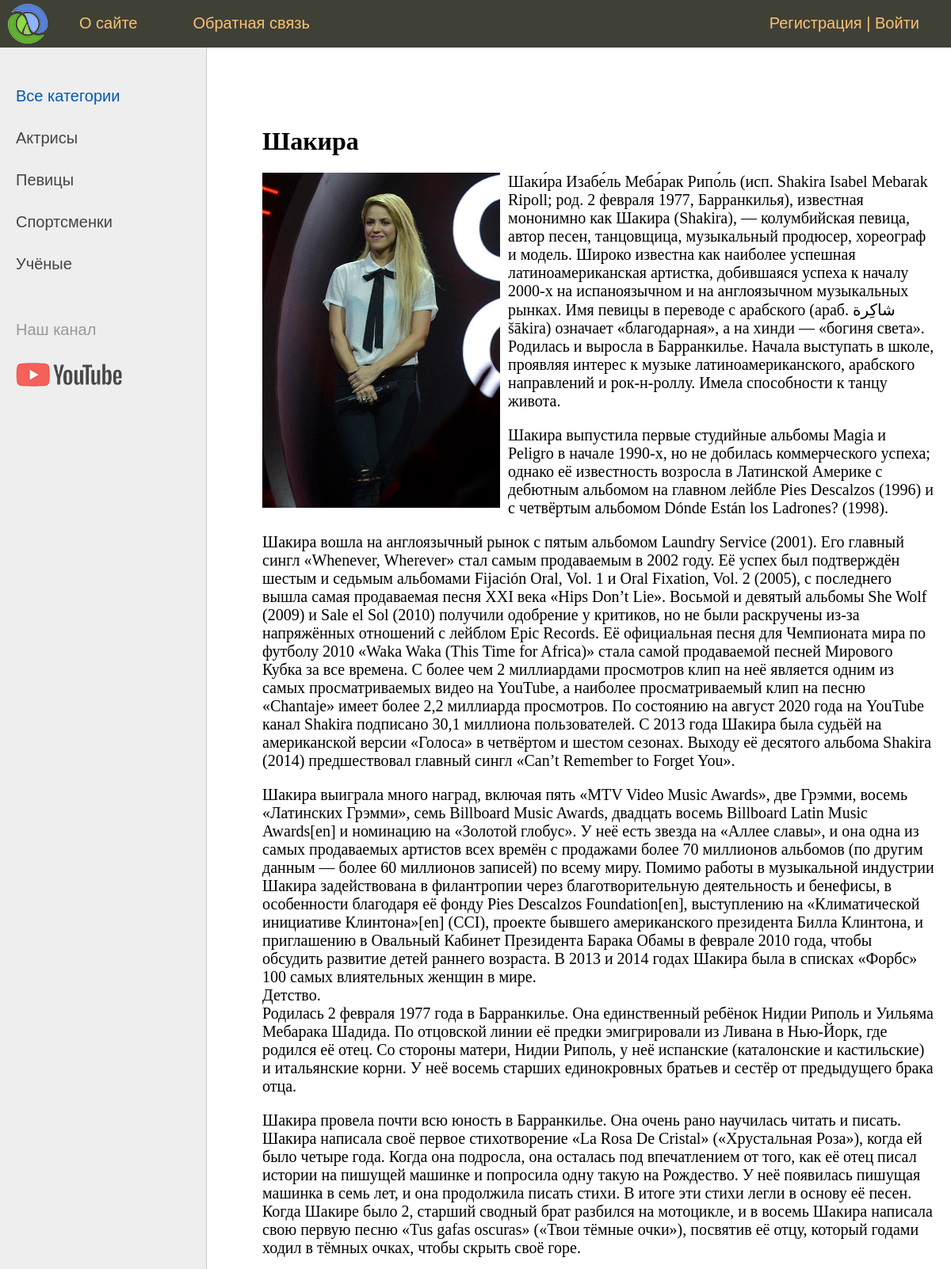
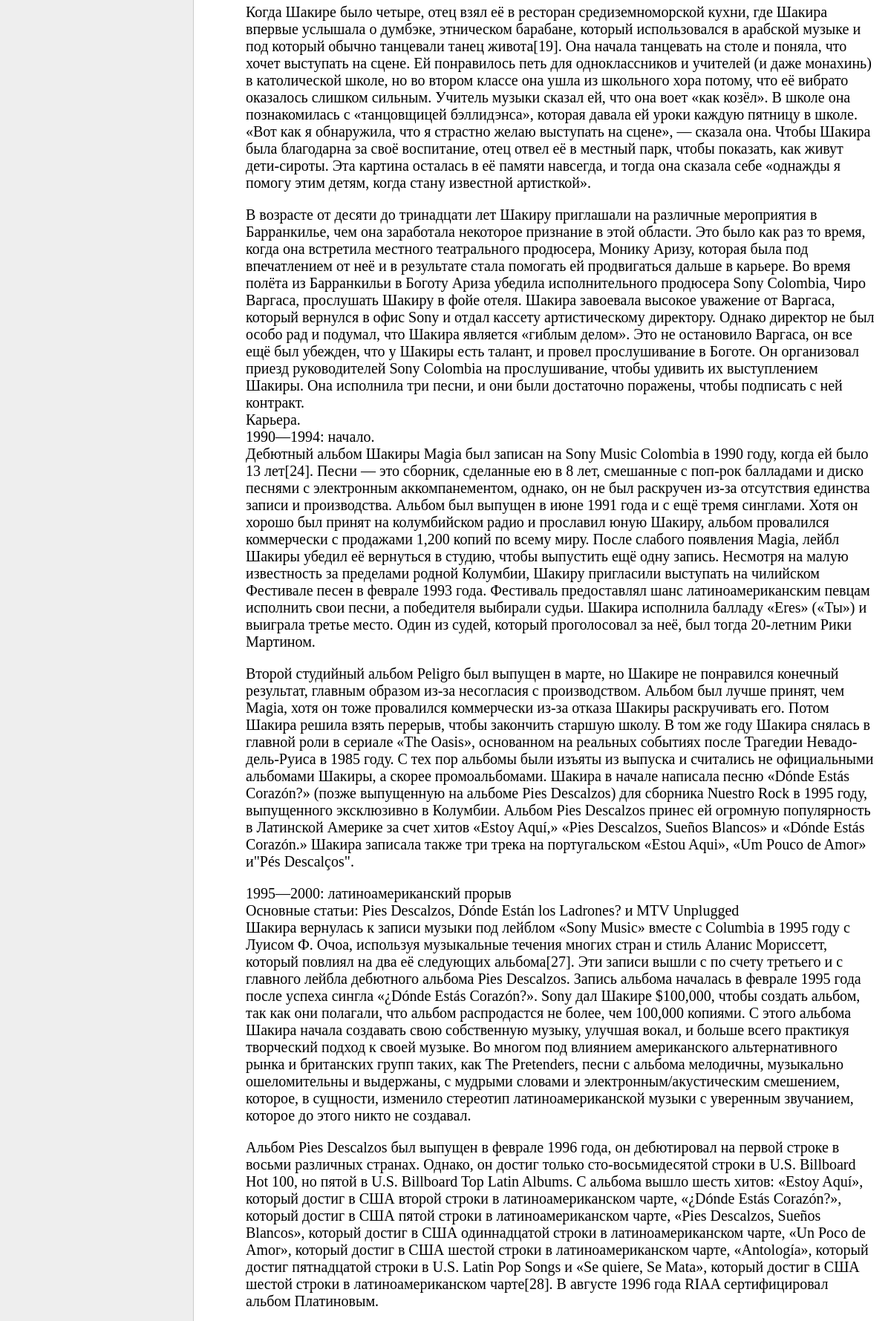
/post/shakira/ (upper part), run on the app's committed database (2 pictures, top to bottom).
### women/models.py (models this page shows, shortened)
class Category(models.Model):
    name = models.CharField(max_length=100, db_index=True, verbose_name='Категория')
    slug = models.SlugField(max_length=255, unique=True, db_index=True, verbose_name="URL")
    def get_absolute_url(self):
        return reverse('category', kwargs={'cat_slug': self.slug})
    class Meta:
        verbose_name = 'Категория'
        verbose_name_plural = 'Категории'
        ordering = ['id']

class Women(models.Model):
    title = models.CharField(max_length=255, verbose_name="Заголовок")
    slug = models.SlugField(max_length=255, unique=True, db_index=True, verbose_name="URL")
    content = models.TextField(blank=True, verbose_name="Текст статьи")
    photo = models.ImageField(upload_to="photos/%y/%m/%d", verbose_name="Фото")
    time_create = models.DateTimeField(auto_now_add=True, verbose_name="Время создания")
    time_update = models.DateTimeField(auto_now=True, verbose_name="Время изменения")
    is_published = models.BooleanField(default=True, verbose_name="Публикация")
    cat = models.ForeignKey('Category', on_delete=models.PROTECT, verbose_name="Категории",)
    def __str__(self):
        return self.title
    class Meta:
        verbose_name = 'Известные женщины'
        verbose_name_plural = 'Известные женщины'
        ordering = ['id']

### women/views.py (the view)
# urls.py: path('post/<slug:post_slug>/', ShowPost.as_view(), name='post'),
class ShowPost(DataMixin, DetailView):
    model = Women
    template_name = 'women/post.html'
    slug_url_kwarg = 'post_slug'
    context_object_name = 'post'
    def get_context_data(self, *, object_list=None, **kwargs):
        context = super().get_context_data(**kwargs)
        c_def = self.get_user_context(title=context['post'])
        return dict(list(context.items()) + list(c_def.items()))

### women/utils.py (called while the page is built)
    def get_user_context(self, **kwargs):
        context = kwargs
        cats = cache.get('cats')
        if not cats:
            cats = Category.objects.annotate(Count('women'))
            cache.set('cats', cats, 60)
        cats = Category.objects.annotate(Count('women'))
        user_menu = menu.copy()
        if not self.request.user.is_authenticated:
            user_menu.pop(1)
        context['menu'] = user_menu
        context['cats'] = cats
        if 'cat_selected' not in context:
            context['cat_selected'] = 0
        return context

### women/templates/women/post.html
{% extends 'women/base.html' %}
{% block content %}
<h1>{{post.title}}</h1>
{% if post.photo %}
<p><img class="img-article-left" src="{{post.photo.url}}"></p>
{% endif %}
{{post.content|linebreaks}}
{% endblock %}

### women/templates/women/base.html (shortened to what this page needs)
{% load static %}
{% load women_tags %}
<!DOCTYPE html>
<html>
<head>
	<link type="text/css" href="{% static 'women/css/styles.css' %}" rel="stylesheet" />
</head>
<body>
<table class="table-page" border=0 cellpadding="0" cellspacing="0">
<tr><td valign=top>
{% block mainmenu %}
		<div class="header">
			<ul id="mainmenu" class="mainmenu">
			<li class="logo"><a href="{% url 'home' %}"><div class="logo"></div></a></li>
{% for m in menu %}
			<li><a href="{% url m.url_name %}">{{m.title}}</a></li>
{% endfor %}
				{% if request.user.is_authenticated %}
				<li class="last"> {{user.username}} | <a href="{% url 'logout' %}">Выйти</a></li>
				{% else %}
				<li class="last"><a href="{% url 'register' %}">Регистрация</a> | <a href="{% url 'login' %}">Войти</a></li>
				{% endif %}
			</ul>
		</div>
{% endblock mainmenu %}
<table class="table-content" border=0 cellpadding="0" cellspacing="0">
<tr>
	<td valign="top" class="left-chapters">
	<ul id="leftchapters">
{% if cat_selected == 0 %}
		<li class="selected">Все категории</li>
{% else %}
		<li><a href="{% url 'home' %}">Все категории</a></li>
{% endif %}
{% for c in cats %}
{% if c.women__count > 0 %}
	{% if c.pk == cat_selected %}
		<li class="selected">{{c.name}}</li>
	{% else %}
		<li><a href="{{ c.get_absolute_url }}">{{c.name}}</a></li>
	{% endif %}
{% endif %}
{% endfor %}
		<li class="share">
		<p>Наш канал</p>
		<a class="share-yt" href="https://www.youtube.com/" target="_blank" rel="nofollow"></a>
		</li>
	</ul>
</td>
<td valign="top" class="content">
	<div class="content-text">
{% block content %}
{% endblock %}
	</div>
</td></tr></table>
</td></tr>
</table>
</body>
</html>

### women/static/women/css/styles.css (style rules this page uses)
html, body { font-family: 'Arial'; margin: 0; padding: 0; height: 100%; width: 100%; color: #444; }
a { color: #0059b2; text-decoration: none; }
img { max-width: 600px; height: auto; }
img.img-article-left { max-width: 300px; height: auto; float: left; padding: 0 10px 10px 0; }
.table-page { width: 100%; height: 100%; vertical-align: top; }
.table-page tr { height: 100%; }
.header { background: #3F4137; height: 60px; }
.logo { background: url('../images/logo.png') no-repeat 10px 5px; width: 70px; height: 60px; }
ul.mainmenu { list-style: none; margin: 0; padding: 0; height: 60px; color: #fdc073; font-size: 20px; overflow: hidden; }
ul.mainmenu li { float: left; margin: 18px 40px 0 30px; }
ul.mainmenu li.logo { margin: 0; }
ul.mainmenu li.last { float: right; }
ul.mainmenu li a { color: #fdc073; text-decoration: none; }
.table-content { width: 100%; min-height: 100%; height: 100%; }
.left-chapters { margin: 0; background: #eee; border-right: 1px solid #ccc; min-height: 100%; }
.left-chapters ul { width: 230px; min-height: 100%; margin: 0; padding: 20px 10px 10px 20px; list-style: none; font-size: 20px; }
.left-chapters ul li { margin: 30px 0 0 0; color: #999; }
.left-chapters ul li.selected { color: #0059b2; }
.left-chapters ul li a { color: #444; text-decoration: none; }
.left-chapters ul li.share { margin: 60px 0 0 0; }
.left-chapters ul li.share p { margin: 30px 0 30px 0; }
.left-chapters ul li.share a { display: inline-block; width: 40px; height: 40px; margin: 0 20px 0 0; }
.left-chapters ul li.share a.share-yt { width: 100%; height: 30px; background: url('../images/share_yt.png') no-repeat 0 0 }
.content { padding: 40px 20px 20px 40px; width: 100%; box-sizing: border-box; }
.content-text { margin: 60px 0 0 30px; color: #000; font-size: 20px; font-family: Yandex Sans Display Light; }
.content-text h1 { font-size: 32px; }

### data on the page
Category: name "Актрисы"
Category: name "Певицы"
Category: name "Спортсменки"
Category: name "Учёные"
Women: title "Шакира", photo (picture), content "Шаки́ра Изабе́ль Меба́рак Рипо́ль (исп. Shakira Isabel Mebarak Ripoll; род. 2 февраля 1977, Барранкилья), известная мононимно как Шакира (Shakira), — колумбийская певица, автор песен, танцовщица, музыкальный продюсер, хореограф и модель. Широко известна как наиболее успешная латиноамериканская артистка, добившаяся успеха к началу 2000-х на испаноязычном и на англоязычном музыкальных рынках. Имя певицы в переводе с арабского (араб. شاكِرة‎ šākira) означает «благодарная», а на хинди — «богиня света». Родилась и выросла в Барранкилье. Начала выступать в школе, проявляя интерес к музыке латиноамериканского, арабского направлений и рок-н-роллу. Имела способности к танцу живота. Шакира выпустила…"

### other printed values
{{ m.title }} "О сайте" "Обратная связь"
